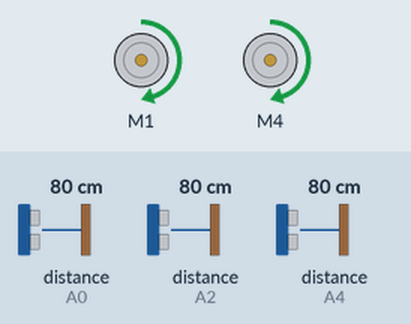
This sketch was run on a simulated Arduino Uno, built with avr-gcc and run on an emulated ATmega328P. Shown: 2 × DC motor (green arrow = forward, orange = backward, longer = faster). Wiring (inferred from the names in the program): 3 × ultrasonic range finder: trigger A1, echo A0 / trigger A3, echo A2 / trigger A5, echo A4. The test bench sets the inputs (shaded band); at power-on: distance to the obstacle (sensors on A0, A2, A4) 80 cm. The echo pulse lasts 58.3 µs per cm; random numbers use the default seed unless the sketch sets one.

Above: at 3.2 s.
3.3 s: distance to the obstacle (sensor on A0) set to 34 cm
4.8 s: distance to the obstacle (sensor on A0) set to 29 cm
At 6.1 s:
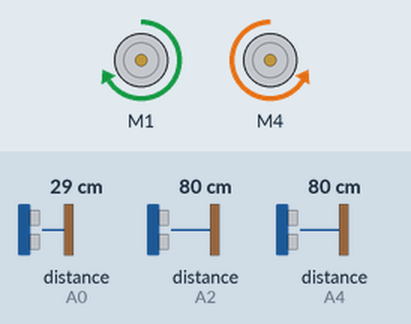
At 11.6 s:
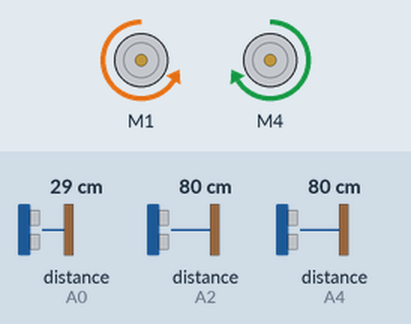
Timing chart, 0 to 16.8 s (numbered marks = the images above; inputs shaded):
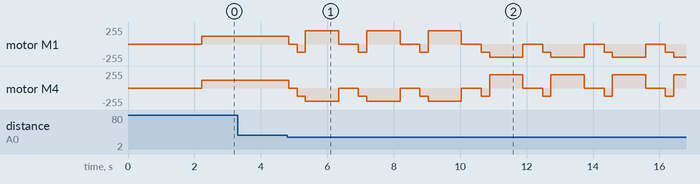

The sketch:

sketch.ino
```cpp
#include <AFMotor.h>
#include <NewPing.h>

#define trigOn A3
#define echoOn A2

#define trigSol A1
#define echoSol A0

#define trigSag A5
#define echoSag A4

#define laserOn A2
#define laserSol A0
#define laserSag A1

const int hassasiyet = 30;
const int surat = 120;
const int spin = 200;
const int bekle = 250;
const int azami_uzaklik = 200;

AF_DCMotor solMotor(1,MOTOR12_1KHZ);
AF_DCMotor sagMotor(4,MOTOR34_1KHZ);

NewPing sonarOn(trigOn,echoOn,azami_uzaklik);
NewPing sonarSol(trigSol,echoSol,azami_uzaklik);
NewPing sonarSag(trigSag,echoSag,azami_uzaklik);

void setup() {
	pinMode(trigOn, OUTPUT);
	pinMode(echoOn, INPUT);
	pinMode(trigSol, OUTPUT);
	pinMode(echoSol, INPUT);
	pinMode(trigSag, OUTPUT);
	pinMode(echoSag, INPUT);
  	Serial.begin(9600);
  	delay(2000);
}

void loop() {
	sonic();
}
// ----------ULTRASONIC SENSOR KOMUTLARI---------- //
void sonic() {
	if(sonicOn() || sonicSol() || sonicSag()){
    git(0,0);
    delay(250);
    git(-surat,-surat);
    delay(250);
    don(spin);
    delay(1000);
    git(0,0);
    delay(200);
  }else{
    git(surat,surat);
  }
}

boolean sonicSol(){
	long uzaklik, sure;
	delay(70);
	digitalWrite(trigSol, LOW);
	delayMicroseconds(2);
	digitalWrite(trigSol, HIGH);
	delayMicroseconds(10);
	digitalWrite(trigSol, LOW);
	sure = pulseIn(echoSol, HIGH);
	uzaklik = (sure/2) / 29.1;
	/* uzaklik = sonarSol.ping_cm(); */
	if(uzaklik > 0 && uzaklik < hassasiyet){
		return true;
	}else{
		return false;
	}
}

boolean sonicOn(){
	long uzaklik, sure;
	delay(70);
	digitalWrite(trigOn, LOW);
	delayMicroseconds(2);
	digitalWrite(trigOn, HIGH);
	delayMicroseconds(10);
	digitalWrite(trigOn, LOW);
	sure = pulseIn(echoOn, HIGH);
	uzaklik = (sure/2) / 29.1;
	/* uzaklik = sonarOn.ping_cm(); */
	if(uzaklik > 0 && uzaklik < hassasiyet){
		return true;
	}else{
		return false;
	}
}

boolean sonicSag(){
	long uzaklik, sure;
	delay(70);
	digitalWrite(trigSag, LOW);
	delayMicroseconds(2);
	digitalWrite(trigSag, HIGH);
	delayMicroseconds(10);
	digitalWrite(trigSag, LOW);
	sure = pulseIn(echoSag, HIGH);
	uzaklik = (sure/2) / 29.1;
	/* uzaklik = sonarSag.ping_cm(); */
	if(uzaklik > 0 && uzaklik < hassasiyet){
		return true;
	}else{
		return false;
	}
}
// ----------ULTRASONIC SENSOR KOMUTLARI---------- //

// -------------LASER SENSOR KOMUTLARI------------ //
void laser(){
	if(onSensor() || solSensor() || sagSensor()){
    git(0,0);
    delay(500);
    git(-surat,-surat);
    delay(500);
    don(spin);
    delay(500);
    git(0,0);
    delay(500);
  }else{
    git(surat,surat);
  }
}

boolean solSensor(){
	if(digitalRead(laserSol)){
		return true;
	}else{
		return false;
	}
}

boolean sagSensor(){
	if(digitalRead(laserSag)){
		return true;
	}else{
		return false;
	}
}

boolean onSensor(){
	if(digitalRead(laserOn)){
		return true;
	}else{
		return false;
	}
}
// -------------LASER SENSOR KOMUTLARI------------ //

void git(int sol, int sag){
	  if(sol > 255 || sol < -255 || sag > 255 || sag < -255){
		if(sol > 255){sol = 255;}
		if(sol < -255){sol = -255;}
		if(sag > 255){sag = 255;}
		if(sag < -255){sag = -255;}
	}

	if(sol > 0){solMotor.setSpeed(sol);solMotor.run(FORWARD);}
	if(sol < 0){solMotor.setSpeed((-1 * sol));solMotor.run(BACKWARD);}
	if(sol == 0){solMotor.run(RELEASE);}

	if(sag > 0){sagMotor.setSpeed(sag);sagMotor.run(FORWARD);}
	if(sag < 0){sagMotor.setSpeed((-1 * sag));sagMotor.run(BACKWARD);}
	if(sag == 0){sagMotor.run(RELEASE);}
}

void don(int hiz){
	int i = random(0,2);
	if(i == 0){
		git(-hiz,hiz);
	}else{
		git(hiz,-hiz);
	}
}
```

Measured:
- the behaviour switches between 31 and 30 cm on distance to the obstacle (sensor on A0) (found by bisection; images 0 and 1)
- after the input at 3.3 s, every drawn part: stays the same
- after the input at 4.8 s, motor M1: forward 120/255 → stopped at once, → backward 120/255 0.25 s later, → forward 200/255 0.25 s later, → stopped 1.0 s later, … (21 changes in this stretch); motor M4: forward 120/255 → stopped at once, → backward 120/255 0.25 s later, → backward 200/255 0.25 s later, → stopped 1.0 s later, … (21 changes in this stretch)
